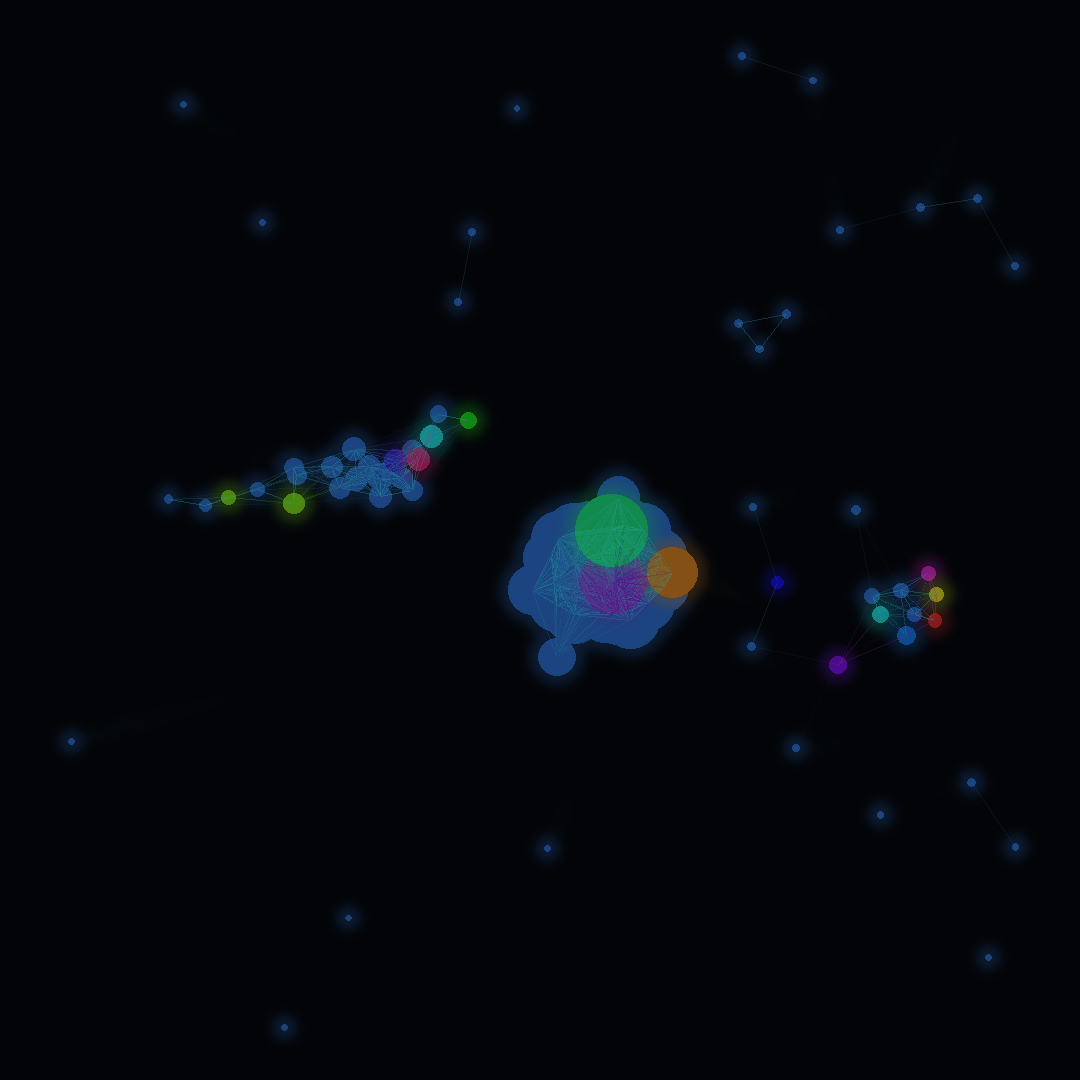

Python code for this plot:
from PIL import Image, ImageDraw, ImageFilter
import numpy as np
import random
import math
import colorsys

# Canvas dimensions
WIDTH, HEIGHT = 1080, 1080

# Particle-based emergence system
class Particle:
    def __init__(self, x, y, generation=0):
        self.x = x
        self.y = y
        self.vx = random.uniform(-1, 1)
        self.vy = random.uniform(-1, 1)
        self.age = 0
        self.generation = generation
        self.energy = 1.0
        self.connections = []
        
    def update(self, particles, width, height):
        # Age and energy decay
        self.age += 1
        self.energy *= 0.995
        
        # Attraction/repulsion to other particles
        fx, fy = 0, 0
        self.connections = []
        
        for other in particles:
            if other is self:
                continue
            
            dx = other.x - self.x
            dy = other.y - self.y
            dist = math.sqrt(dx*dx + dy*dy)
            
            if dist < 1:
                continue
                
            # Connection threshold
            if dist < 100:
                self.connections.append(other)
                
            # Forces
            if dist < 30:  # Repulsion
                force = -20 / (dist * dist)
            elif dist < 150:  # Attraction
                force = 0.5 / dist
            else:
                continue
                
            fx += force * dx / dist
            fy += force * dy / dist
        
        # Update velocity with forces and damping
        self.vx = (self.vx + fx) * 0.98
        self.vy = (self.vy + fy) * 0.98
        
        # Update position
        self.x += self.vx
        self.y += self.vy
        
        # Soft boundary wrapping
        margin = 50
        if self.x < margin:
            self.vx += 0.5
        elif self.x > width - margin:
            self.vx -= 0.5
        if self.y < margin:
            self.vy += 0.5
        elif self.y > height - margin:
            self.vy -= 0.5
            
        # Keep in bounds
        self.x = max(0, min(width, self.x))
        self.y = max(0, min(height, self.y))
        
    def should_spawn(self):
        # Spawn new particles based on energy and connections
        return (self.energy > 0.7 and 
                len(self.connections) >= 2 and 
                len(self.connections) <= 4 and
                random.random() < 0.02)

# Initialize particle system
def create_initial_particles():
    particles = []
    # Create several seed clusters
    for _ in range(5):
        cx = random.uniform(WIDTH * 0.2, WIDTH * 0.8)
        cy = random.uniform(HEIGHT * 0.2, HEIGHT * 0.8)
        
        for _ in range(20):
            angle = random.uniform(0, 2 * math.pi)
            r = random.uniform(0, 30)
            x = cx + r * math.cos(angle)
            y = cy + r * math.sin(angle)
            particles.append(Particle(x, y))
    
    return particles

# Create the image
def render_particles(particles, history):
    # Create main image and layers
    img = Image.new('RGB', (WIDTH, HEIGHT), color=(8, 12, 20))
    
    # Create glow layer
    glow = Image.new('RGB', (WIDTH, HEIGHT), color=(0, 0, 0))
    glow_draw = ImageDraw.Draw(glow)
    
    # Create connection layer
    connections = Image.new('RGBA', (WIDTH, HEIGHT), color=(0, 0, 0, 0))
    conn_draw = ImageDraw.Draw(connections)
    
    # Draw particle trails from history
    for i, old_particles in enumerate(history[-20:]):
        fade = i / 20.0
        for p in old_particles:
            # Color based on generation and energy
            hue = (0.5 + p.generation * 0.1) % 1.0
            saturation = 0.7 + p.energy * 0.3
            value = fade * 0.3
            r, g, b = [int(c * 255) for c in colorsys.hsv_to_rgb(hue, saturation, value)]
            
            size = 2 + fade * 2
            glow_draw.ellipse([p.x - size, p.y - size, p.x + size, p.y + size],
                             fill=(r//4, g//4, b//4))
    
    # Draw current particles and connections
    for p in particles:
        # Draw connections
        for other in p.connections:
            if other.x > p.x:  # Draw each connection once
                # Connection strength based on distance
                dx = other.x - p.x
                dy = other.y - p.y
                dist = math.sqrt(dx*dx + dy*dy)
                alpha = int(255 * (1 - dist / 100) * min(p.energy, other.energy))
                
                # Color gradient along connection
                hue = (0.5 + p.generation * 0.1) % 1.0
                r, g, b = [int(c * 255) for c in colorsys.hsv_to_rgb(hue, 0.8, 0.7)]
                
                conn_draw.line([p.x, p.y, other.x, other.y], 
                              fill=(r, g, b, alpha), width=1)
    
    # Draw particles
    draw = ImageDraw.Draw(img)
    for p in particles:
        # Dynamic color based on energy and generation
        hue = (0.55 + p.generation * 0.08 + p.energy * 0.1) % 1.0
        saturation = 0.6 + p.energy * 0.4
        value = 0.7 + p.energy * 0.3
        r, g, b = [int(c * 255) for c in colorsys.hsv_to_rgb(hue, saturation, value)]
        
        # Particle size based on energy and connections
        base_size = 3 + len(p.connections) * 0.5
        size = base_size * (0.5 + p.energy)
        
        # Core particle
        draw.ellipse([p.x - size, p.y - size, p.x + size, p.y + size],
                    fill=(r, g, b))
        
        # Energy glow
        for i in range(3):
            glow_size = size + (i + 1) * 3
            glow_alpha = int(80 * p.energy / (i + 1))
            glow_draw.ellipse([p.x - glow_size, p.y - glow_size, 
                              p.x + glow_size, p.y + glow_size],
                             fill=(r//3, g//3, b//3))
    
    # Apply gaussian blur to glow
    glow = glow.filter(ImageFilter.GaussianBlur(radius=5))
    
    # Composite layers
    img = Image.blend(img, glow, 0.6)
    img.paste(connections, (0, 0), connections)
    
    return img

# Main simulation
particles = create_initial_particles()
history = []
generation_counter = 0

for step in range(150):
    # Store history snapshot
    history.append([(p.x, p.y, p.generation, p.energy) for p in particles])
    
    # Update all particles
    for p in particles:
        p.update(particles, WIDTH, HEIGHT)
    
    # Spawn new particles
    new_particles = []
    for p in particles:
        if p.should_spawn() and len(particles) + len(new_particles) < 300:
            # Spawn near parent with inherited properties
            angle = random.uniform(0, 2 * math.pi)
            dist = random.uniform(20, 40)
            new_p = Particle(
                p.x + dist * math.cos(angle),
                p.y + dist * math.sin(angle),
                generation_counter
            )
            new_particles.append(new_p)
    
    if new_particles:
        generation_counter += 1
        particles.extend(new_particles)
    
    # Remove dead particles
    particles = [p for p in particles if p.energy > 0.1 and p.age < 200]
    
    # Occasionally inject new energy
    if step % 30 == 0 and len(particles) < 50:
        cx = random.uniform(WIDTH * 0.3, WIDTH * 0.7)
        cy = random.uniform(HEIGHT * 0.3, HEIGHT * 0.7)
        for _ in range(10):
            particles.append(Particle(
                cx + random.uniform(-20, 20),
                cy + random.uniform(-20, 20),
                generation_counter
            ))

# Convert history to particle objects for rendering
history_particles = []
for snapshot in history:
    frame_particles = []
    for x, y, gen, energy in snapshot:
        p = Particle(x, y, gen)
        p.energy = energy
        frame_particles.append(p)
    history_particles.append(frame_particles)

# Render final image
img = render_particles(particles, history_particles)
img.save('emergence_03.png')
print("Third iteration created: emergence_03.png")